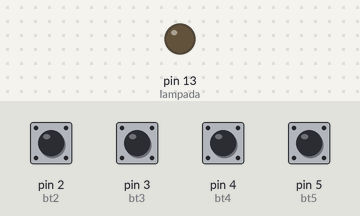
Recording of a sketch running on a simulated Arduino Uno, built with avr-gcc and run on an emulated ATmega328P. Parts: output pins drawn as LEDs (lit = HIGH). The test bench sets the inputs (shaded band); at power-on: pin 2 (bt2), pin 3 (bt3), pin 4 (bt4), pin 5 (bt5) HIGH.

Above: at 1.2 s.
1.3 s: pin 2 (bt2) pulled LOW for 0.15 s
At 1.8 s:
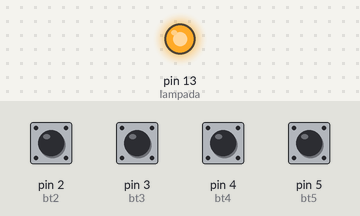
2.9 s: pin 2 (bt2) pulled LOW for 1 s
At 4.2 s:
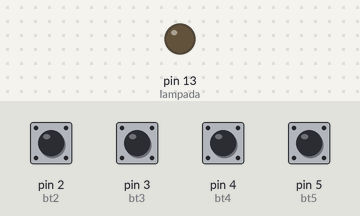
5.4 s: pin 3 (bt3) pulled LOW for 0.15 s
At 6.1 s:
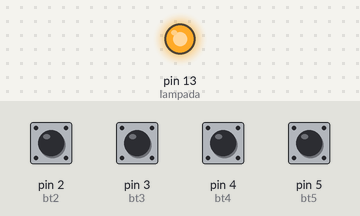
Timing chart, 0 to 8.4 s (numbered marks = the images above; inputs shaded):
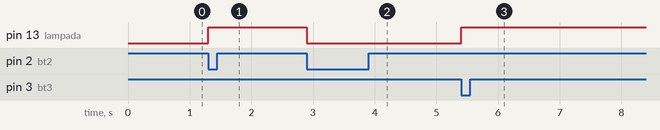

The sketch:

Blink.ino
```cpp
#define bt2 2
#define bt3 3
#define bt4 4
#define bt5 5
#define lampada 13

int acao = 0;

void setup(){
  pinMode(lampada, OUTPUT);
  pinMode(bt2, INPUT_PULLUP);
  pinMode(bt3, INPUT_PULLUP);
  pinMode(bt4, INPUT_PULLUP);
  pinMode(bt5, INPUT_PULLUP);
}

// the loop function runs over and over again forever
void loop(){
  if(digitalRead(bt2) == 0){
    if(acao == 1){
      acao = 0;
    }else{
      acao = 1;
    }
    digitalWrite(lampada, acao);

    while(digitalRead(bt2) == 0){}
  }

  if(digitalRead(bt3) == 0){
    if(acao == 1){
      acao = 0;
    }else{
      acao = 1;
    }
    digitalWrite(lampada, acao);

    while(digitalRead(bt3) == 0){}
  }

  if(digitalRead(bt4) == 0){
    if(acao == 1){
      acao = 0;
    }else{
      acao = 1;
    }
    digitalWrite(lampada, acao);

    while(digitalRead(bt4) == 0){}
  }

  if(digitalRead(bt5) == 0){
    if(acao == 1){
      acao = 0;
    }else{
      acao = 1;
    }
    digitalWrite(lampada, acao);

    while(digitalRead(bt5) == 0){}
  }
}
```

Measured:
- after the input at 1.3 s, pin 13 (lampada): LOW → HIGH at once
- after the input at 2.9 s, pin 13 (lampada): HIGH → LOW at once
- after the input at 5.4 s, pin 13 (lampada): LOW → HIGH at once
